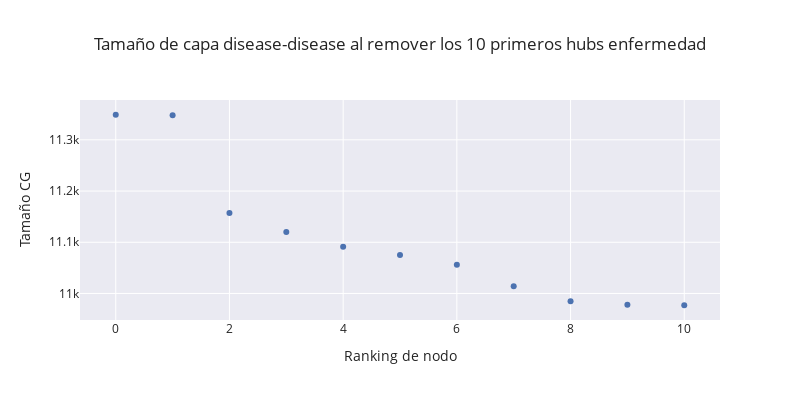
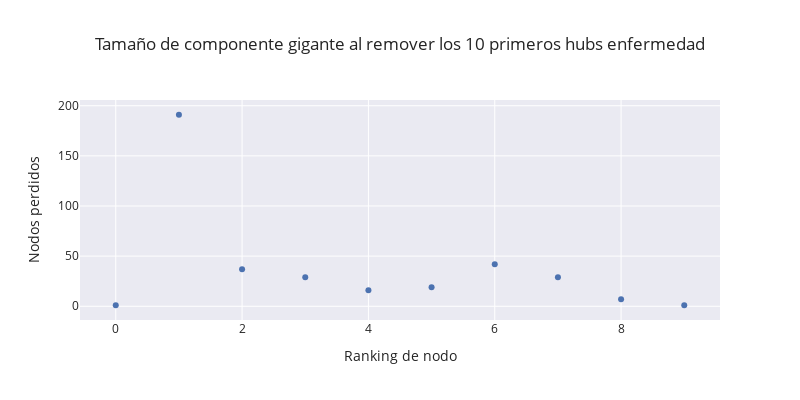

Notebook source saved alongside these figures, in order:
### Code cell
DD2 = DD.copy()
sizes = [gc_size(DD2)]
for hub in highest_ranking:
    DD2.remove_node(hub)
    sizes.append(gc_size(DD2))

size_difference = [sizes[i-1] - sizes[i] for i in range(len(sizes))][1:]

fig = px.scatter(x=np.arange(len(sizes)),y=sizes,width=800, height=400, title="Tamaño de capa disease-disease al remover los 10 primeros hubs enfermedad").update_layout(xaxis_title="Ranking de nodo", yaxis_title="Tamaño CG")
fig.show()

fig2 = px.scatter(x=np.arange(len(sizes)-1),y=size_difference,width=800, height=400, title="Tamaño de componente gigante al remover los 10 primeros hubs enfermedad").update_layout(xaxis_title="Ranking de nodo", yaxis_title="Nodos perdidos")
fig2.show()

print(f"Al remover el hub más importante pierdo {sizes[0]-sizes[1]} nodos de la red disease-disease \nAl remover los primeros 10, en total, pierdo {sizes[0] - sizes[-1]}")

### Figure 1 — Plotly figure (JSON) as saved in the notebook; plotly's stock layout.template omitted (floating-point values rounded to 4 significant figures)
{"data": [{"hovertemplate": "x=%{x}<br>y=%{y}<extra></extra>", "legendgroup": "", "marker": {"color": "rgb(76,114,176)", "symbol": "circle"}, "mode": "markers", "name": "", "orientation": "v", "showlegend": false, "type": "scatter", "x": [0, 1, 2, 3, 4, 5, 6, 7, 8, 9, 10], "xaxis": "x", "y": [11349, 11348, 11157, 11120, 11091, 11075, 11056, 11014, 10985, 10978, 10977], "yaxis": "y"}], "layout": {"height": 400, "legend": {"tracegroupgap": 0}, "title": {"text": "Tamaño de capa disease-disease al remover los 10 primeros hubs enfermedad"}, "width": 800, "xaxis": {"anchor": "y", "domain": [0, 1], "title": {"text": "Ranking de nodo"}}, "yaxis": {"anchor": "x", "domain": [0, 1], "title": {"text": "Tamaño CG"}}}}

### Figure 2 — Plotly figure (JSON) as saved in the notebook; plotly's stock layout.template omitted (floating-point values rounded to 4 significant figures)
{"data": [{"hovertemplate": "x=%{x}<br>y=%{y}<extra></extra>", "legendgroup": "", "marker": {"color": "rgb(76,114,176)", "symbol": "circle"}, "mode": "markers", "name": "", "orientation": "v", "showlegend": false, "type": "scatter", "x": [0, 1, 2, 3, 4, 5, 6, 7, 8, 9], "xaxis": "x", "y": [1, 191, 37, 29, 16, 19, 42, 29, 7, 1], "yaxis": "y"}], "layout": {"height": 400, "legend": {"tracegroupgap": 0}, "title": {"text": "Tamaño de componente gigante al remover los 10 primeros hubs enfermedad"}, "width": 800, "xaxis": {"anchor": "y", "domain": [0, 1], "title": {"text": "Ranking de nodo"}}, "yaxis": {"anchor": "x", "domain": [0, 1], "title": {"text": "Nodos perdidos"}}}}
